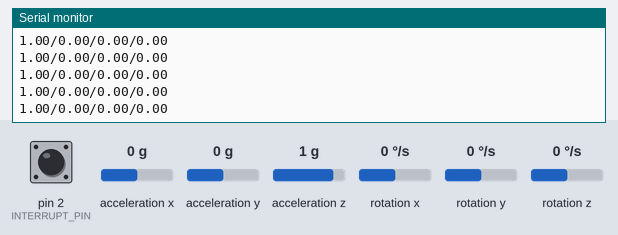
Recording of a sketch running on a simulated Arduino Uno, built with avr-gcc and run on an emulated ATmega328P. Shown: the last lines printed to the serial monitor. The test bench sets the inputs (shaded band); at power-on: acceleration x 0 g, acceleration y 0 g, rotation z 0 °/s, acceleration z 1 g, pin 2 (INTERRUPT_PIN) LOW, rotation x 0 °/s, rotation y 0 °/s. The sensor or clock chip raises its interrupt line as the real part does.

Above: at 1.7 s.
1.8 s: acceleration x set to 0.8 g
At 2.4 s:
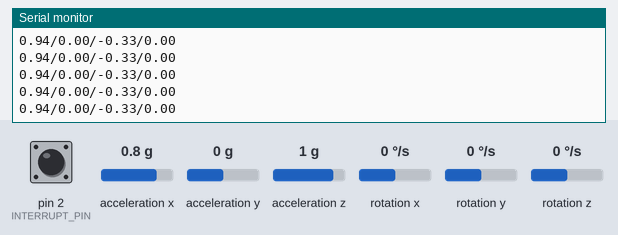
4.8 s: acceleration y set to -1.4 g
At 5.9 s:
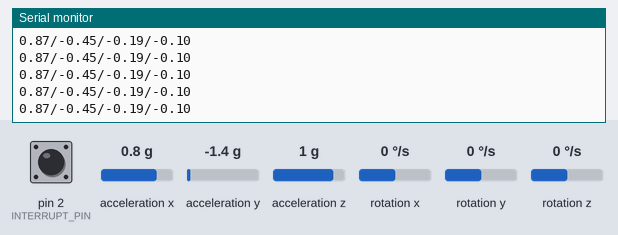
7.8 s: rotation z set to 100 °/s
At 8.3 s:
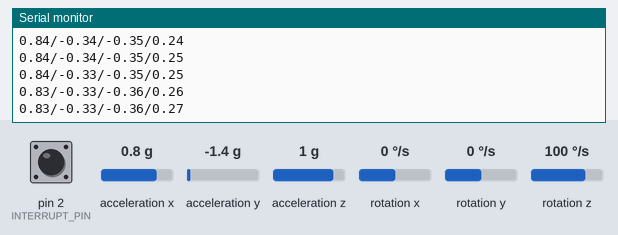
10.8 s: acceleration z set to -1.4 g
At 11.7 s:
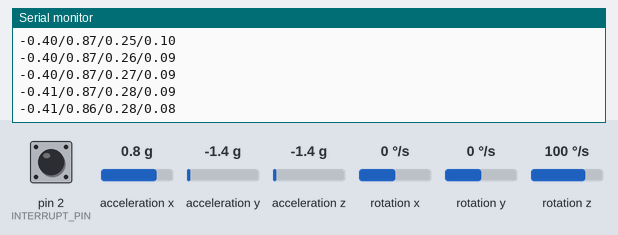
15.3 s: acceleration x set to -1.4 g
At 15.9 s:
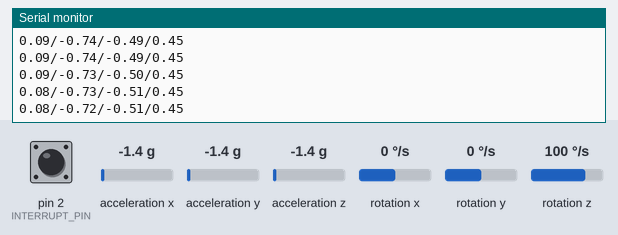
Timing chart, 0 to 18.3 s (numbered marks = the images above; inputs shaded):
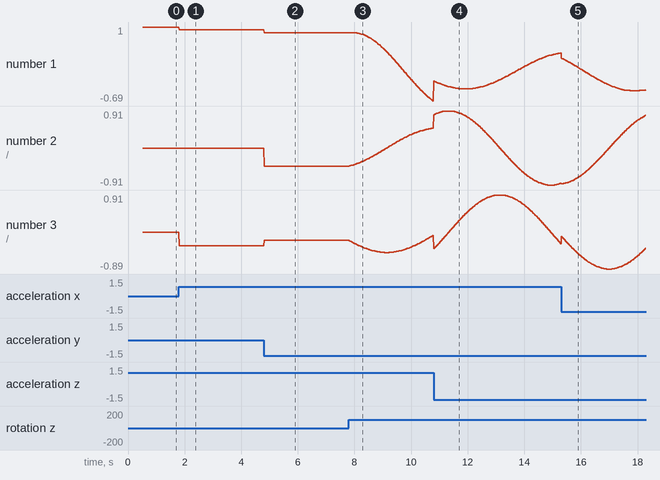

Measured:
- after the input at 1.8 s, the serial monitor: prints a new line at once (image 1)
- after the input at 4.8 s, the serial monitor: prints a new line at once (image 2)
- after the input at 7.8 s, the serial monitor: prints a new line at once (image 3)
- plotted number 1: 1 → 0.94 after the input at 1.8 s, 0.94 → 0.87 after the input at 4.8 s, 0.87 → -0.69 after the input at 7.8 s
- plotted number 2: 0 → -0.45 after the input at 4.8 s, -0.45 → 0.48 after the input at 7.8 s
- plotted number 3: 0 → -0.33 after the input at 1.8 s, -0.33 → -0.19 after the input at 4.8 s, -0.19 → -0.07 after the input at 7.8 s

The sketch:

sketch.ino
```cpp
#include "I2Cdev.h"
#include "MPU6050_6Axis_MotionApps20.h"

#if I2CDEV_IMPLEMENTATION == I2CDEV_ARDUINO_WIRE
#include "Wire.h"
#endif

#define INTERRUPT_PIN 2

MPU6050 mpu;

bool dmpReady = false;  // set true if DMP init was successful
uint8_t mpuIntStatus;   // holds actual interrupt status byte from MPU
uint8_t devStatus;      // return status after each device operation (0 = success, !0 = error)
uint16_t packetSize;    // expected DMP packet size (default is 42 bytes)
uint16_t fifoCount;     // count of all bytes currently in FIFO
uint8_t fifoBuffer[64]; // FIFO storage buffer
volatile bool mpuInterrupt = false;     // indicates whether MPU interrupt pin has gone high

Quaternion q;           // [w, x, y, z]         quaternion container
float euler[3];         // [psi, theta, phi]    Euler angle container
float ypr[3];           // [yaw, pitch, roll]   yaw/pitch/roll container and gravity vector

#define OUTPUT_READABLE_QUATERNION
//#define OUTPUT_READABLE_EULER
//#define OUTPUT_READABLE_YAWPITCHROLL

void setup() {

#if I2CDEV_IMPLEMENTATION == I2CDEV_ARDUINO_WIRE
  Wire.begin();
#elif I2CDEV_IMPLEMENTATION == I2CDEV_BUILTIN_FASTWIRE
  Fastwire::setup(400, true);
#endif

  Serial.begin(38400);
  while (!Serial);

  mpu.initialize();
  pinMode(INTERRUPT_PIN, INPUT);

  devStatus = mpu.dmpInitialize();
  if (devStatus == 0) {
    mpu.setDMPEnabled(true);
    attachInterrupt(digitalPinToInterrupt(INTERRUPT_PIN), dmpDataReady, RISING);
    mpuIntStatus = mpu.getIntStatus();
    dmpReady = true;
    packetSize = mpu.dmpGetFIFOPacketSize();
  }
}

void loop() {
    while (!mpuInterrupt && fifoCount < packetSize) {
      // If you have other stuff to do in loop() to do, do it here
    }

    mpuInterrupt = false;
    mpuIntStatus = mpu.getIntStatus();

    // get current FIFO count
    fifoCount = mpu.getFIFOCount();

    // check for overflow (this should never happen unless our code is too inefficient)
    if ((mpuIntStatus & 0x10) || fifoCount == 1024) {
      // reset so we can continue cleanly
      mpu.resetFIFO();
      // otherwise, check for DMP data ready interrupt (this should happen frequently)
    } else if (mpuIntStatus & 0x02) {
      // wait for correct available data length, should be a VERY short wait
      while (fifoCount < packetSize) fifoCount = mpu.getFIFOCount();
      mpu.getFIFOBytes(fifoBuffer, packetSize);
      fifoCount -= packetSize;

#ifdef OUTPUT_READABLE_QUATERNION
      // display quaternion values in easy matrix form: w x y z
      mpu.dmpGetQuaternion(&q, fifoBuffer);
      Serial.print(q.w);
      Serial.print("/");
      Serial.print(q.x);
      Serial.print("/");
      Serial.print(q.y);
      Serial.print("/");
      Serial.println(q.z);
#endif

#ifdef OUTPUT_READABLE_EULER
      // display Euler angles in degrees
      mpu.dmpGetQuaternion(&q, fifoBuffer);
      mpu.dmpGetEuler(euler, &q);
      Serial.print(euler[0] * 180 / M_PI);
      Serial.print("/");
      Serial.print(euler[1] * 180 / M_PI);
      Serial.print("/");
      Serial.println(euler[2] * 180 / M_PI);
#endif

#ifdef OUTPUT_READABLE_YAWPITCHROLL
      // display Euler angles in degrees
      mpu.dmpGetQuaternion(&q, fifoBuffer);
      mpu.dmpGetGravity(&gravity, &q);
      mpu.dmpGetYawPitchRoll(ypr, &q, &gravity);
      Serial.print(ypr[0] * 180 / M_PI);
      Serial.print("/");
      Serial.print(ypr[1] * 180 / M_PI);
      Serial.print("/");
      Serial.println(ypr[2] * 180 / M_PI);
#endif
  }
}

void dmpDataReady() {
  mpuInterrupt = true;
}
```
